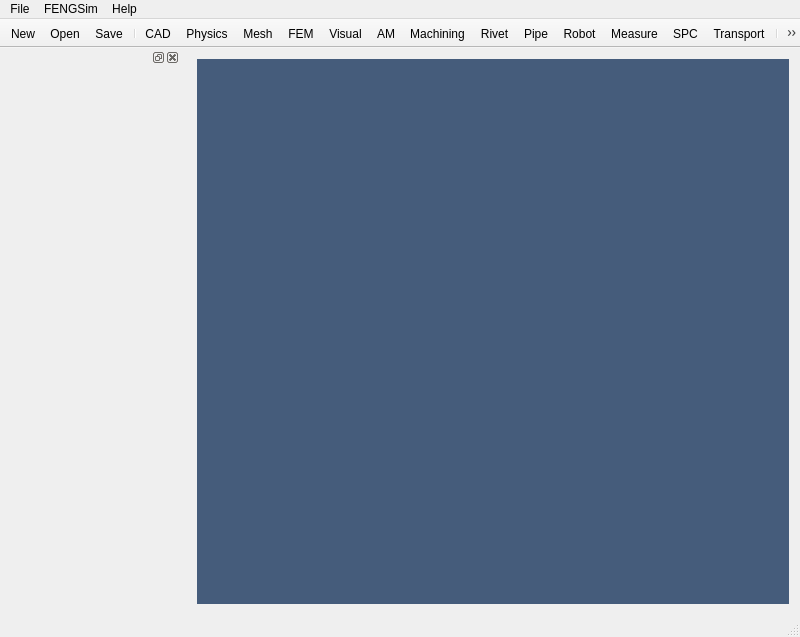
<?xml version="1.0" encoding="UTF-8"?>
<ui version="4.0">
 <class>MainWindow</class>
 <widget class="QMainWindow" name="MainWindow">
  <property name="geometry">
   <rect>
    <x>0</x>
    <y>0</y>
    <width>800</width>
    <height>637</height>
   </rect>
  </property>
  <property name="minimumSize">
   <size>
    <width>800</width>
    <height>637</height>
   </size>
  </property>
  <property name="font">
   <font>
    <pointsize>10</pointsize>
   </font>
  </property>
  <property name="windowTitle">
   <string>FENGSim</string>
  </property>
  <property name="windowIcon">
   <iconset resource="MainWindow.qrc">
    <normaloff>:/main_wind/figure/main_wind/Fengsim_logo_about.png</normaloff>:/main_wind/figure/main_wind/Fengsim_logo_about.png</iconset>
  </property>
  <property name="windowOpacity">
   <double>1.000000000000000</double>
  </property>
  <property name="styleSheet">
   <string notr="true">QWindow {height: 600; width: 800;}</string>
  </property>
  <widget class="OCCWidget" name="centralWidget">
   <property name="styleSheet">
    <string notr="true">margin: 0px;</string>
   </property>
   <layout class="QVBoxLayout" name="verticalLayout">
    <item>
     <widget class="QMdiArea" name="mdiArea">
      <property name="enabled">
       <bool>false</bool>
      </property>
      <property name="autoFillBackground">
       <bool>false</bool>
      </property>
      <property name="styleSheet">
       <string notr="true">margin: 0px; padding: 0px; background-color: rgb(69, 92, 123);</string>
      </property>
      <property name="lineWidth">
       <number>0</number>
      </property>
      <property name="background">
       <brush brushstyle="SolidPattern">
        <color alpha="255">
         <red>69</red>
         <green>92</green>
         <blue>123</blue>
        </color>
       </brush>
      </property>
     </widget>
    </item>
   </layout>
  </widget>
  <widget class="QMenuBar" name="menuBar">
   <property name="geometry">
    <rect>
     <x>0</x>
     <y>0</y>
     <width>800</width>
     <height>22</height>
    </rect>
   </property>
   <property name="sizePolicy">
    <sizepolicy hsizetype="Preferred" vsizetype="Preferred">
     <horstretch>0</horstretch>
     <verstretch>0</verstretch>
    </sizepolicy>
   </property>
   <property name="focusPolicy">
    <enum>Qt::NoFocus</enum>
   </property>
   <property name="autoFillBackground">
    <bool>true</bool>
   </property>
   <widget class="QMenu" name="menuFile">
    <property name="title">
     <string>File</string>
    </property>
    <addaction name="actionNew"/>
    <addaction name="actionOpen"/>
    <addaction name="actionSave"/>
   </widget>
   <widget class="QMenu" name="menuFENGSim">
    <property name="title">
     <string>FENGSim</string>
    </property>
    <widget class="QMenu" name="menuView">
     <property name="font">
      <font>
       <pointsize>10</pointsize>
      </font>
     </property>
     <property name="title">
      <string>View</string>
     </property>
     <property name="icon">
      <iconset resource="MainWindow.qrc">
       <normaloff>:/main_wind/figure/main_wind/direction.png</normaloff>:/main_wind/figure/main_wind/direction.png</iconset>
     </property>
     <addaction name="actionAxo"/>
     <addaction name="actionFront"/>
     <addaction name="actionBack"/>
     <addaction name="actionLeft"/>
     <addaction name="actionRight"/>
     <addaction name="actionTop"/>
     <addaction name="actionBottom"/>
     <addaction name="actionFit"/>
    </widget>
    <addaction name="actionCAD"/>
    <addaction name="actionPhysics"/>
    <addaction name="actionMesh"/>
    <addaction name="actionSolver"/>
    <addaction name="actionVisual"/>
    <addaction name="menuView"/>
    <addaction name="separator"/>
    <addaction name="actionAdditiveManufacturing"/>
    <addaction name="actionMeasure"/>
    <addaction name="actionMachining"/>
    <addaction name="actionSystem"/>
    <addaction name="actionSPC"/>
   </widget>
   <widget class="QMenu" name="menuAbout">
    <property name="title">
     <string>Help</string>
    </property>
    <addaction name="actionAbout"/>
   </widget>
   <addaction name="menuFile"/>
   <addaction name="menuFENGSim"/>
   <addaction name="menuAbout"/>
  </widget>
  <widget class="QStatusBar" name="statusBar"/>
  <widget class="QToolBar" name="toolBar">
   <property name="enabled">
    <bool>true</bool>
   </property>
   <property name="sizePolicy">
    <sizepolicy hsizetype="Fixed" vsizetype="Fixed">
     <horstretch>0</horstretch>
     <verstretch>0</verstretch>
    </sizepolicy>
   </property>
   <property name="contextMenuPolicy">
    <enum>Qt::DefaultContextMenu</enum>
   </property>
   <property name="windowTitle">
    <string>toolBar_3</string>
   </property>
   <property name="styleSheet">
    <string notr="true"/>
   </property>
   <property name="movable">
    <bool>false</bool>
   </property>
   <property name="allowedAreas">
    <set>Qt::TopToolBarArea</set>
   </property>
   <attribute name="toolBarArea">
    <enum>TopToolBarArea</enum>
   </attribute>
   <attribute name="toolBarBreak">
    <bool>false</bool>
   </attribute>
   <addaction name="actionNew"/>
   <addaction name="actionOpen"/>
   <addaction name="actionSave"/>
   <addaction name="separator"/>
   <addaction name="actionCAD"/>
   <addaction name="actionPhysics"/>
   <addaction name="actionMesh"/>
   <addaction name="actionSolver"/>
   <addaction name="actionVisual"/>
   <addaction name="actionAdditiveManufacturing"/>
   <addaction name="actionMachining"/>
   <addaction name="actionRivet"/>
   <addaction name="actionPipe"/>
   <addaction name="actionRobot"/>
   <addaction name="actionMeasure"/>
   <addaction name="actionSPC"/>
   <addaction name="actionTransport"/>
   <addaction name="separator"/>
   <addaction name="actionAbout"/>
  </widget>
  <widget class="QDockWidget" name="dockWidget">
   <property name="minimumSize">
    <size>
     <width>180</width>
     <height>420</height>
    </size>
   </property>
   <property name="maximumSize">
    <size>
     <width>180</width>
     <height>420</height>
    </size>
   </property>
   <property name="font">
    <font>
     <pointsize>10</pointsize>
    </font>
   </property>
   <property name="floating">
    <bool>true</bool>
   </property>
   <property name="features">
    <set>QDockWidget::AllDockWidgetFeatures</set>
   </property>
   <property name="allowedAreas">
    <set>Qt::NoDockWidgetArea</set>
   </property>
   <attribute name="dockWidgetArea">
    <number>1</number>
   </attribute>
   <widget class="QWidget" name="dockWidgetContents">
    <property name="styleSheet">
     <string notr="true"/>
    </property>
    <layout class="QVBoxLayout" name="verticalLayout_2">
     <property name="spacing">
      <number>0</number>
     </property>
     <property name="sizeConstraint">
      <enum>QLayout::SetNoConstraint</enum>
     </property>
     <property name="leftMargin">
      <number>0</number>
     </property>
     <property name="topMargin">
      <number>0</number>
     </property>
     <property name="rightMargin">
      <number>0</number>
     </property>
     <property name="bottomMargin">
      <number>0</number>
     </property>
    </layout>
   </widget>
  </widget>
  <action name="actionCAD">
   <property name="checkable">
    <bool>true</bool>
   </property>
   <property name="enabled">
    <bool>true</bool>
   </property>
   <property name="icon">
    <iconset resource="MainWindow.qrc">
     <normaloff>:/main_wind/figure/main_wind/cad.png</normaloff>:/main_wind/figure/main_wind/cad.png</iconset>
   </property>
   <property name="text">
    <string>CAD</string>
   </property>
  </action>
  <action name="actionMesh">
   <property name="checkable">
    <bool>true</bool>
   </property>
   <property name="enabled">
    <bool>true</bool>
   </property>
   <property name="icon">
    <iconset resource="MainWindow.qrc">
     <normaloff>:/main_wind/figure/main_wind/mesh.png</normaloff>:/main_wind/figure/main_wind/mesh.png</iconset>
   </property>
   <property name="text">
    <string>Mesh</string>
   </property>
  </action>
  <action name="actionSolver">
   <property name="checkable">
    <bool>true</bool>
   </property>
   <property name="enabled">
    <bool>true</bool>
   </property>
   <property name="icon">
    <iconset resource="MainWindow.qrc">
     <normaloff>:/main_wind/figure/main_wind/fem.png</normaloff>:/main_wind/figure/main_wind/fem.png</iconset>
   </property>
   <property name="text">
    <string>FEM</string>
   </property>
  </action>
  <action name="actionVisual">
   <property name="checkable">
    <bool>true</bool>
   </property>
   <property name="enabled">
    <bool>true</bool>
   </property>
   <property name="icon">
    <iconset resource="MainWindow.qrc">
     <normaloff>:/main_wind/figure/main_wind/visual.png</normaloff>:/main_wind/figure/main_wind/visual.png</iconset>
   </property>
   <property name="text">
    <string>Visual</string>
   </property>
  </action>
  <action name="actionAbout">
   <property name="icon">
    <iconset resource="MainWindow.qrc">
     <normaloff>:/main_wind/figure/main_wind/Fengsim_logo_about.png</normaloff>:/main_wind/figure/main_wind/Fengsim_logo_about.png</iconset>
   </property>
   <property name="text">
    <string>About</string>
   </property>
  </action>
  <action name="actionSave">
   <property name="icon">
    <iconset resource="MainWindow.qrc">
     <normaloff>:/main_wind/figure/main_wind/save.png</normaloff>:/main_wind/figure/main_wind/save.png</iconset>
   </property>
   <property name="text">
    <string>Save</string>
   </property>
  </action>
  <action name="actionOpen">
   <property name="icon">
    <iconset resource="MainWindow.qrc">
     <normaloff>:/main_wind/figure/main_wind/open.png</normaloff>:/main_wind/figure/main_wind/open.png</iconset>
   </property>
   <property name="text">
    <string>Open</string>
   </property>
  </action>
  <action name="actionSPC">
   <property name="checkable">
    <bool>true</bool>
   </property>
   <property name="enabled">
    <bool>true</bool>
   </property>
   <property name="icon">
    <iconset resource="SPCWindow.qrc">
     <normaloff>:/new/prefix1/figure/spc_wind/spc.png</normaloff>:/new/prefix1/figure/spc_wind/spc.png</iconset>
   </property>
   <property name="text">
    <string>SPC</string>
   </property>
   <property name="toolTip">
    <string>Statistical Process Control</string>
   </property>
  </action>
  <action name="actionAxo">
   <property name="icon">
    <iconset resource="CADWindow.qrc">
     <normaloff>:/cad_wind/figure/cad_wind/axo.png</normaloff>:/cad_wind/figure/cad_wind/axo.png</iconset>
   </property>
   <property name="text">
    <string>Axo</string>
   </property>
   <property name="font">
    <font>
     <pointsize>10</pointsize>
    </font>
   </property>
  </action>
  <action name="actionFront">
   <property name="icon">
    <iconset resource="CADWindow.qrc">
     <normaloff>:/cad_wind/figure/cad_wind/front.png</normaloff>:/cad_wind/figure/cad_wind/front.png</iconset>
   </property>
   <property name="text">
    <string>Front</string>
   </property>
   <property name="font">
    <font>
     <pointsize>10</pointsize>
    </font>
   </property>
  </action>
  <action name="actionBack">
   <property name="icon">
    <iconset resource="CADWindow.qrc">
     <normaloff>:/cad_wind/figure/cad_wind/back.png</normaloff>:/cad_wind/figure/cad_wind/back.png</iconset>
   </property>
   <property name="text">
    <string>Back</string>
   </property>
   <property name="font">
    <font>
     <pointsize>10</pointsize>
    </font>
   </property>
  </action>
  <action name="actionLeft">
   <property name="icon">
    <iconset resource="CADWindow.qrc">
     <normaloff>:/cad_wind/figure/cad_wind/left.png</normaloff>:/cad_wind/figure/cad_wind/left.png</iconset>
   </property>
   <property name="text">
    <string>Left</string>
   </property>
   <property name="font">
    <font>
     <pointsize>10</pointsize>
    </font>
   </property>
  </action>
  <action name="actionRight">
   <property name="icon">
    <iconset resource="CADWindow.qrc">
     <normaloff>:/cad_wind/figure/cad_wind/right.png</normaloff>:/cad_wind/figure/cad_wind/right.png</iconset>
   </property>
   <property name="text">
    <string>Right</string>
   </property>
   <property name="font">
    <font>
     <pointsize>10</pointsize>
    </font>
   </property>
  </action>
  <action name="actionTop">
   <property name="icon">
    <iconset resource="CADWindow.qrc">
     <normaloff>:/cad_wind/figure/cad_wind/top.png</normaloff>:/cad_wind/figure/cad_wind/top.png</iconset>
   </property>
   <property name="text">
    <string>Top</string>
   </property>
   <property name="font">
    <font>
     <pointsize>10</pointsize>
    </font>
   </property>
  </action>
  <action name="actionBottom">
   <property name="icon">
    <iconset resource="CADWindow.qrc">
     <normaloff>:/cad_wind/figure/cad_wind/bottom.png</normaloff>:/cad_wind/figure/cad_wind/bottom.png</iconset>
   </property>
   <property name="text">
    <string>Bottom</string>
   </property>
   <property name="font">
    <font>
     <pointsize>10</pointsize>
    </font>
   </property>
  </action>
  <action name="actionFit">
   <property name="icon">
    <iconset resource="CADWindow.qrc">
     <normaloff>:/cad_wind/figure/cad_wind/fit.png</normaloff>:/cad_wind/figure/cad_wind/fit.png</iconset>
   </property>
   <property name="text">
    <string>Fit</string>
   </property>
   <property name="font">
    <font>
     <pointsize>10</pointsize>
    </font>
   </property>
  </action>
  <action name="actionNew">
   <property name="icon">
    <iconset resource="MainWindow.qrc">
     <normaloff>:/main_wind/figure/main_wind/new.png</normaloff>:/main_wind/figure/main_wind/new.png</iconset>
   </property>
   <property name="text">
    <string>New</string>
   </property>
  </action>
  <action name="actionMeasure">
   <property name="checkable">
    <bool>true</bool>
   </property>
   <property name="enabled">
    <bool>true</bool>
   </property>
   <property name="icon">
    <iconset resource="MeasureWidnow.qrc">
     <normaloff>:/new/measure/figure/measure_wind/measure.png</normaloff>:/new/measure/figure/measure_wind/measure.png</iconset>
   </property>
   <property name="text">
    <string>Measure</string>
   </property>
  </action>
  <action name="actionSystem">
   <property name="checkable">
    <bool>true</bool>
   </property>
   <property name="enabled">
    <bool>true</bool>
   </property>
   <property name="icon">
    <iconset resource="System.qrc">
     <normaloff>:/new/prefix1/figure/system_wind/system.png</normaloff>:/new/prefix1/figure/system_wind/system.png</iconset>
   </property>
   <property name="text">
    <string>System</string>
   </property>
  </action>
  <action name="actionAdditiveManufacturing">
   <property name="checkable">
    <bool>true</bool>
   </property>
   <property name="enabled">
    <bool>true</bool>
   </property>
   <property name="icon">
    <iconset resource="MeshWindow.qrc">
     <normaloff>:/new/prefix1/figure/mesh_wind/am.png</normaloff>:/new/prefix1/figure/mesh_wind/am.png</iconset>
   </property>
   <property name="text">
    <string>AM</string>
   </property>
   <property name="toolTip">
    <string>AM</string>
   </property>
  </action>
  <action name="actionViewRotationH">
   <property name="checkable">
    <bool>true</bool>
   </property>
   <property name="icon">
    <iconset resource="MainWindow.qrc">
     <normaloff>:/main_wind/figure/main_wind/viewrotationh.png</normaloff>:/main_wind/figure/main_wind/viewrotationh.png</iconset>
   </property>
   <property name="text">
    <string>Horizontal</string>
   </property>
   <property name="toolTip">
    <string>ViewRotationH</string>
   </property>
  </action>
  <action name="actionViewRotationV">
   <property name="checkable">
    <bool>true</bool>
   </property>
   <property name="icon">
    <iconset resource="MainWindow.qrc">
     <normaloff>:/main_wind/figure/main_wind/viewrotationv.png</normaloff>:/main_wind/figure/main_wind/viewrotationv.png</iconset>
   </property>
   <property name="text">
    <string> Vertical</string>
   </property>
  </action>
  <action name="actionMachining">
   <property name="checkable">
    <bool>true</bool>
   </property>
   <property name="enabled">
    <bool>true</bool>
   </property>
   <property name="icon">
    <iconset resource="Machining/machining.qrc">
     <normaloff>:/figure/machining/machining.png</normaloff>:/figure/machining/machining.png</iconset>
   </property>
   <property name="text">
    <string>Machining</string>
   </property>
  </action>
  <action name="actionTransport">
   <property name="checkable">
    <bool>true</bool>
   </property>
   <property name="icon">
    <iconset resource="TransportWindow.qrc">
     <normaloff>:/new/prefix1/figure/transport_wind/nuclear.png</normaloff>:/new/prefix1/figure/transport_wind/nuclear.png</iconset>
   </property>
   <property name="text">
    <string>Transport</string>
   </property>
  </action>
  <action name="actionPhysics">
   <property name="checkable">
    <bool>true</bool>
   </property>
   <property name="icon">
    <iconset resource="MainWindow.qrc">
     <normaloff>:/main_wind/figure/main_wind/physics.png</normaloff>:/main_wind/figure/main_wind/physics.png</iconset>
   </property>
   <property name="text">
    <string>Physics</string>
   </property>
   <property name="toolTip">
    <string>Physics</string>
   </property>
  </action>
  <action name="actionOCPoro">
   <property name="checkable">
    <bool>true</bool>
   </property>
   <property name="icon">
    <iconset resource="OCPoro.qrc">
     <normaloff>:/figure/ocporo_wind/poro.png</normaloff>:/figure/ocporo_wind/poro.png</iconset>
   </property>
   <property name="text">
    <string>OCPoro</string>
   </property>
  </action>
  <action name="actionRivet">
   <property name="checkable">
    <bool>true</bool>
   </property>
   <property name="icon">
    <iconset resource="Rivet/RivetWindow.qrc">
     <normaloff>:/new/prefix1/fig/rivet.png</normaloff>:/new/prefix1/fig/rivet.png</iconset>
   </property>
   <property name="text">
    <string>Rivet</string>
   </property>
  </action>
  <action name="actionPipe">
   <property name="checkable">
    <bool>true</bool>
   </property>
   <property name="icon">
    <iconset resource="Pipe/fig/PipeWindow.qrc">
     <normaloff>:/pipe/pipe.png</normaloff>:/pipe/pipe.png</iconset>
   </property>
   <property name="text">
    <string>Pipe</string>
   </property>
  </action>
  <action name="actionRobot">
   <property name="checkable">
    <bool>true</bool>
   </property>
   <property name="checked">
    <bool>false</bool>
   </property>
   <property name="icon">
    <iconset resource="Robot/RobotWindow.qrc">
     <normaloff>:/new/robot/fig/robot.png</normaloff>:/new/robot/fig/robot.png</iconset>
   </property>
   <property name="text">
    <string>Robot</string>
   </property>
  </action>
  <zorder>dockWidget</zorder>
 </widget>
 <layoutdefault spacing="6" margin="11"/>
 <customwidgets>
  <customwidget>
   <class>OCCWidget</class>
   <extends>QWidget</extends>
   <header>CAD/OCCWidget.h</header>
   <container>1</container>
  </customwidget>
 </customwidgets>
 <resources>
  <include location="Robot/RobotWindow.qrc"/>
  <include location="MainWindow.qrc"/>
  <include location="Rivet/RivetWindow.qrc"/>
  <include location="CADWindow.qrc"/>
  <include location="MeshWindow.qrc"/>
  <include location="Pipe/fig/PipeWindow.qrc"/>
  <include location="System.qrc"/>
  <include location="TransportWindow.qrc"/>
  <include location="MeasureWidnow.qrc"/>
  <include location="OCPoro.qrc"/>
  <include location="SPCWindow.qrc"/>
  <include location="Machining/machining.qrc"/>
 </resources>
 <connections/>
</ui>
